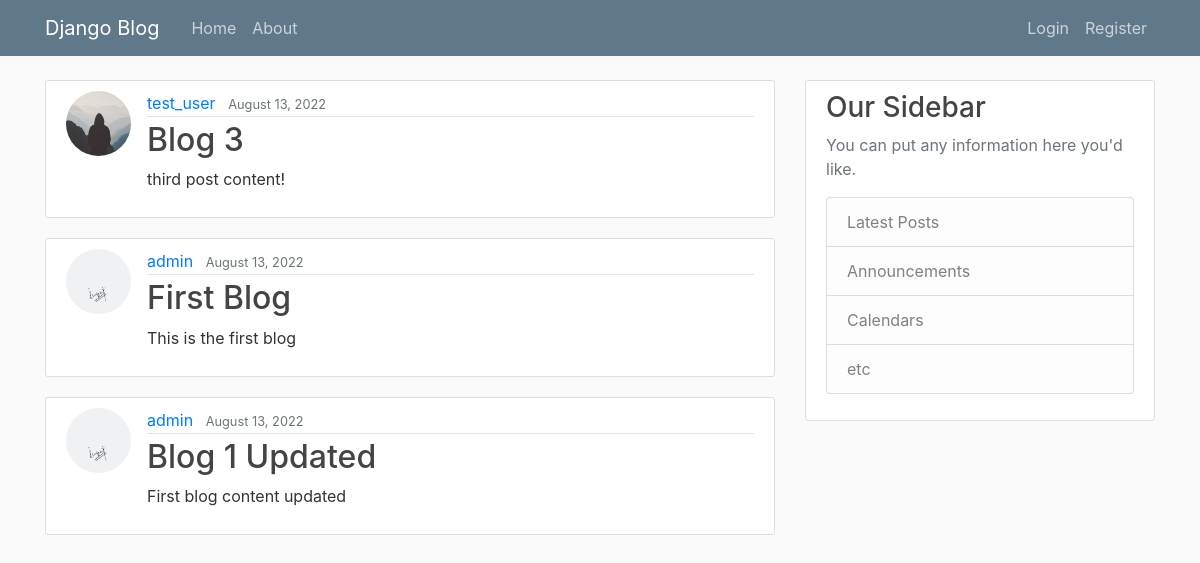
The app's page /, older data.
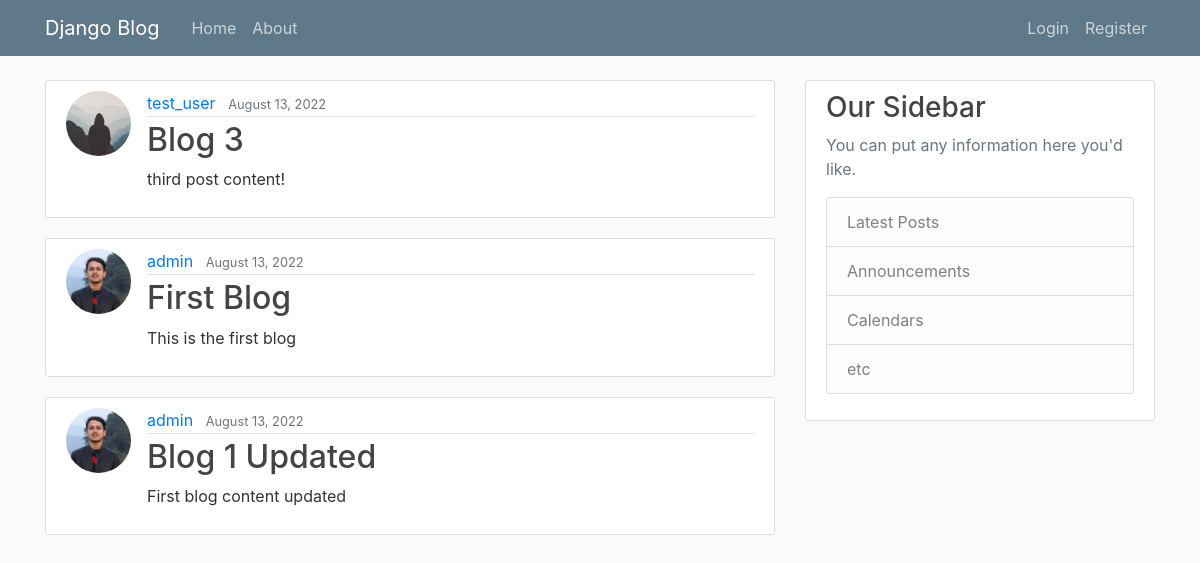
The same page, newer data.
### blog/models.py (models this page shows, shortened)
class Post(models.Model):
    title = models.CharField(max_length=100)
    content = models.TextField()
    date_posted = models.DateTimeField(default=timezone.now)
    author = models.ForeignKey(User, on_delete=models.CASCADE)

### users/models.py (models this page shows, shortened)
class Profile(models.Model):
    user = models.OneToOneField(User, on_delete=models.CASCADE)
    image = models.ImageField(default='default.jpeg', upload_to='profile_pics')

### blog/views.py (the view)
# urls.py: path('', PostListView.as_view(), name='blog-home'),
class PostListView(ListView):
    model = Post
    template_name = 'blog/home.html'
    context_object_name = 'posts'
    ordering = ['-date_posted']
    paginate_by = 5

### blog/templates/blog/home.html
{% extends "blog/base.html" %}
{% block content %}
    {% for post in posts %}
        <article class="media content-section">
            <img class="rounded-circle article-img" src="{{ post.author.profile.image.url }}">
            <div class="media-body">
                <div class="article-metadata">
                    <a class="mr-2" href="#">{{ post.author }}</a>
                    <small class="text-muted">{{ post.date_posted|date:"F d, Y" }}</small>
                </div>
                <h2><a class="article-title" href="{% url 'post-detail' post.id %}">{{ post.title }}</a></h2>
                <p class="article-content">{{ post.content }}</p>
            </div>
        </article>
    {% endfor %}
{% endblock content %}

Row changes from the older to the newer data that the page shows:
changed through a linked row, Post "First Blog": author.profile.image: a different picture
changed through a linked row, Post "Blog 1 Updated": author.profile.image: a different picture
